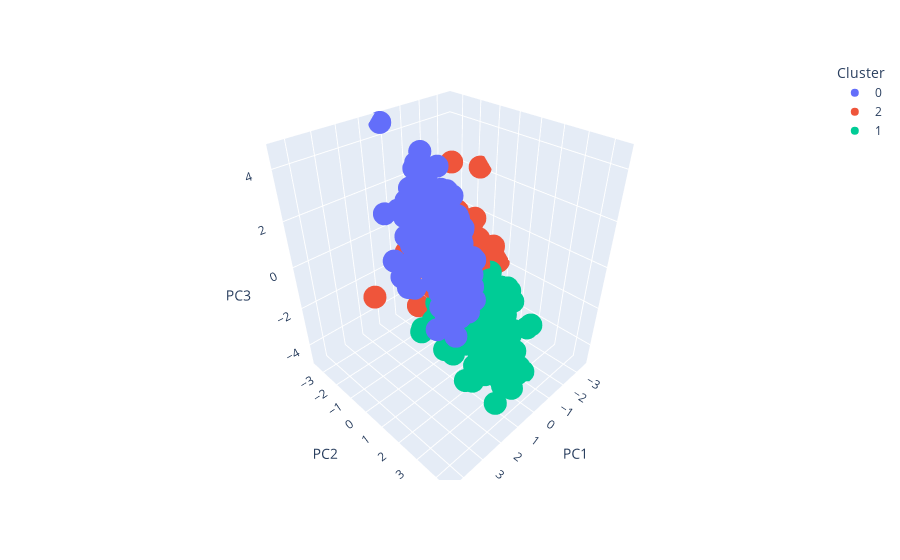

Notebook cell for this chart:
### Code cell
#%%
import plotly.express as px
# Create the 3D scatter plot
names = cd8a_data[2.0]['Unnamed: 0']
fig = px.scatter_3d(s_all_PCs_subset, x='pc1', y='pc2', z='pc3', color='Cluster',hover_name= names)

# Customize the plot layout
fig.update_layout(
    scene=dict(
        xaxis=dict(title='PC1'),
        yaxis=dict(title='PC2'),
        zaxis=dict(title='PC3')
    )
)

# Show the plot
fig.show()

### Figure 1 — Plotly figure (JSON) as saved in the notebook; plotly's stock layout.template omitted (floating-point values rounded to 4 significant figures; data arrays with more than 128 entries replaced by an {"elided": "..."} marker saying what was removed)
{"data": [{"hovertemplate": "<b>%{hovertext}</b><br><br>Cluster=0<br>pc1=%{x}<br>pc2=%{y}<br>pc3=%{z}<extra></extra>", "hovertext": {"elided": "237 str values"}, "legendgroup": "0", "marker": {"color": "#636efa", "symbol": "circle"}, "mode": "markers", "name": "0", "scene": "scene", "showlegend": true, "type": "scatter3d", "x": {"elided": "237 float values"}, "y": {"elided": "237 float values"}, "z": {"elided": "237 float values"}}, {"hovertemplate": "<b>%{hovertext}</b><br><br>Cluster=2<br>pc1=%{x}<br>pc2=%{y}<br>pc3=%{z}<extra></extra>", "hovertext": {"elided": "169 str values"}, "legendgroup": "2", "marker": {"color": "#EF553B", "symbol": "circle"}, "mode": "markers", "name": "2", "scene": "scene", "showlegend": true, "type": "scatter3d", "x": {"elided": "169 float values"}, "y": {"elided": "169 float values"}, "z": {"elided": "169 float values"}}, {"hovertemplate": "<b>%{hovertext}</b><br><br>Cluster=1<br>pc1=%{x}<br>pc2=%{y}<br>pc3=%{z}<extra></extra>", "hovertext": {"elided": "232 str values"}, "legendgroup": "1", "marker": {"color": "#00cc96", "symbol": "circle"}, "mode": "markers", "name": "1", "scene": "scene", "showlegend": true, "type": "scatter3d", "x": {"elided": "232 float values"}, "y": {"elided": "232 float values"}, "z": {"elided": "232 float values"}}], "layout": {"legend": {"title": {"text": "Cluster"}, "tracegroupgap": 0}, "margin": {"t": 60}, "scene": {"domain": {"x": [0, 1], "y": [0, 1]}, "xaxis": {"title": {"text": "PC1"}}, "yaxis": {"title": {"text": "PC2"}}, "zaxis": {"title": {"text": "PC3"}}}}}
